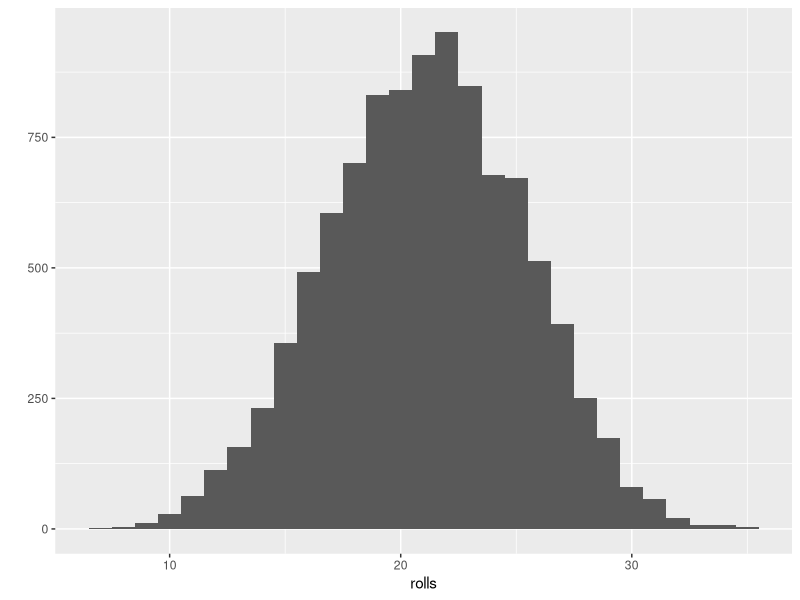

Write R code to recreate this figure.
library("ggplot2")

#die <- 1:6
#dice <- sample(die, size = 25000, replace = TRUE)
#dice
#tabulate(dice)

roll <- function() {
  die <- 1:6
  dice <- sample(die, size = 6, replace = TRUE)
  sum(dice)
}

rolls <- replicate(10000, roll())
qplot(rolls, binwidth = 1)

